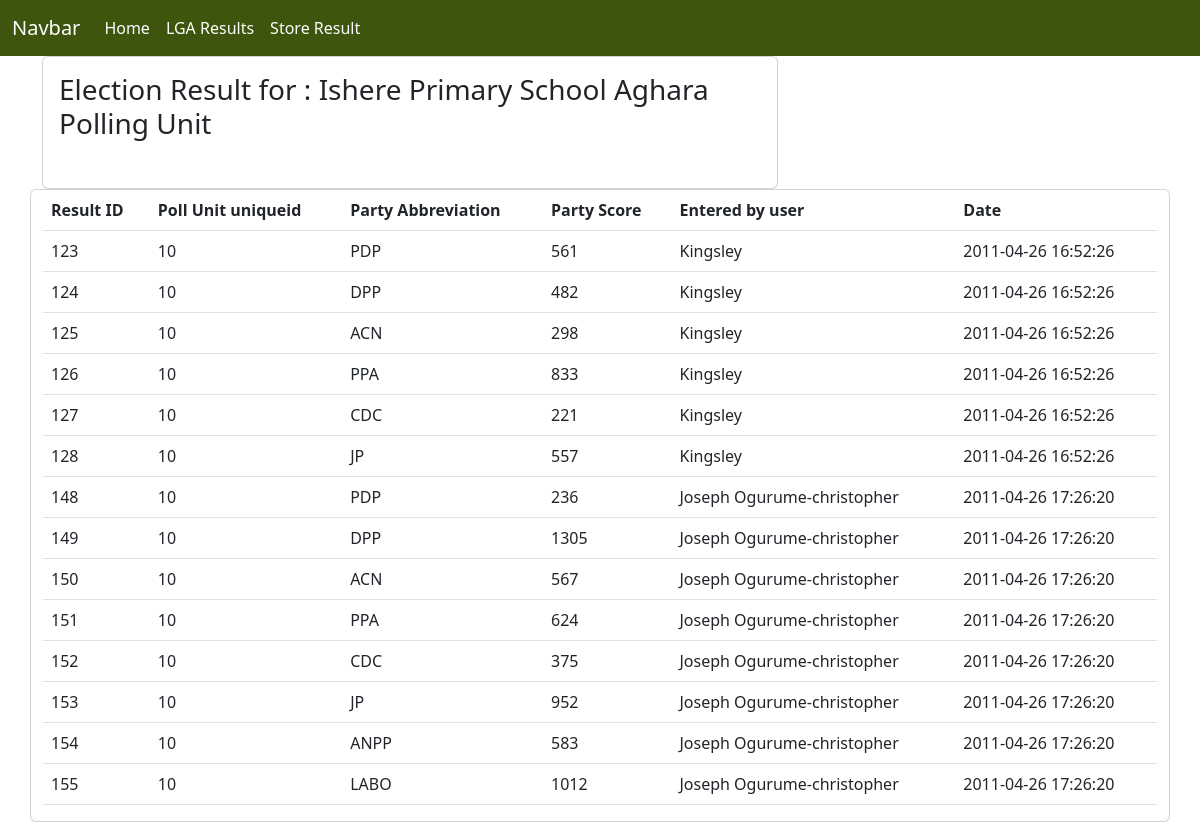
The app's page /results/10 with its own data.
### inecapp/models.py (models this page shows, shortened)
class PollingUnit(models.Model):
    uniqueid = models.AutoField(primary_key=True)
    polling_unit_id = models.IntegerField()
    ward_id = models.IntegerField()
    lga_id = models.IntegerField()
    uniquewardid = models.IntegerField(blank=True, null=True)
    polling_unit_number = models.CharField(max_length=50, blank=True, null=True)
    polling_unit_name = models.CharField(max_length=50, blank=True, null=True)
    polling_unit_description = models.TextField(blank=True, null=True)
    lat = models.CharField(max_length=255, blank=True, null=True)
    long = models.CharField(max_length=255, blank=True, null=True)
    entered_by_user = models.CharField(max_length=50, blank=True, null=True)
    date_entered = models.CharField(max_length=50, blank=True, null=True)
    user_ip_address = models.CharField(max_length=50, blank=True, null=True)
    class Meta:
        managed = False
        db_table = 'polling_unit'

class AnnouncedPuResults(models.Model):
    result_id = models.AutoField(primary_key=True)
    polling_unit_uniqueid = models.CharField(max_length=50)
    party_abbreviation = models.CharField(max_length=4)
    party_score = models.IntegerField()
    entered_by_user = models.CharField(max_length=50)
    date_entered = models.CharField(max_length=50, blank=True, null=True)
    user_ip_address = models.CharField(max_length=50)
    class Meta:
        managed = False
        db_table = 'announced_pu_results'

### inecapp/views.py (the view)
# urls.py: path('results/<uniqueid>', view_result, name='view_result'),
def view_result(request, uniqueid):
    poll_unit = get_object_or_404(PollingUnit, uniqueid=uniqueid)
    result = AnnouncedPuResults.objects.all().filter(polling_unit_uniqueid=uniqueid)
    context = {
        'result':result,
        'poll_unit': poll_unit
    }
    return render(request, 'poll_result.html', context)

### templates/poll_result.html
{% extends "base.html" %}
{% load i18n %}
{% block content %}
<div class="container">
	<div class="row">
		<div class="col-lg-8">
			<div class="card">
			  <div class="card-body">
				  <h3 class="card-title">Election Result for : {{ poll_unit.polling_unit_name }} Polling Unit</h3><br/>
				  </div>
			</div>
		</div><br/><br/>
        <div class="card">
            <table class="table" style="background-color: #fff;">
                <thead>
                  <tr>
                    <th scope="col">Result ID</th>
                    <th scope="col">Poll Unit uniqueid</th>
                    <th scope="col">Party Abbreviation</th>
                    <th scope="col">Party Score</th>
                    <th scope="col">Entered by user</th>
					<th scope="col">Date</th>
                  </tr>
                </thead>
              {% if result %}
                <tbody>
                  {% for obj in result %}
                  <tr>
					<td>{{ obj.result_id }}</td>
                    <td>{{ obj.polling_unit_uniqueid }}</td>
                    <td>{{ obj.party_abbreviation }}</td>
                    <td>{{ obj.party_score }}</td>
                    <td>{{ obj.entered_by_user }}</td>
                    <td>{{ obj.date_entered }}</td>
                  </tr>
                  {% endfor %}
                </tbody>
              {% endif %}
            </table>
    </div>
</div>
{% endblock %}

### records on screen
PollingUnit: polling_unit_name "Ishere Primary School Aghara"
AnnouncedPuResults: result_id "123", polling_unit_uniqueid "10", party_abbreviation "PDP", party_score "561", entered_by_user "Kingsley", date_entered "2011-04-26 16:52:26"
AnnouncedPuResults: result_id "124", polling_unit_uniqueid "10", party_abbreviation "DPP", party_score "482", entered_by_user "Kingsley", date_entered "2011-04-26 16:52:26"
AnnouncedPuResults: result_id "125", polling_unit_uniqueid "10", party_abbreviation "ACN", party_score "298", entered_by_user "Kingsley", date_entered "2011-04-26 16:52:26"
AnnouncedPuResults: result_id "126", polling_unit_uniqueid "10", party_abbreviation "PPA", party_score "833", entered_by_user "Kingsley", date_entered "2011-04-26 16:52:26"
AnnouncedPuResults: result_id "127", polling_unit_uniqueid "10", party_abbreviation "CDC", party_score "221", entered_by_user "Kingsley", date_entered "2011-04-26 16:52:26"
AnnouncedPuResults: result_id "128", polling_unit_uniqueid "10", party_abbreviation "JP", party_score "557", entered_by_user "Kingsley", date_entered "2011-04-26 16:52:26"
AnnouncedPuResults: result_id "148", polling_unit_uniqueid "10", party_abbreviation "PDP", party_score "236", entered_by_user "Joseph Ogurume-christopher", date_entered "2011-04-26 17:26:20"
AnnouncedPuResults: result_id "149", polling_unit_uniqueid "10", party_abbreviation "DPP", party_score "1305", entered_by_user "Joseph Ogurume-christopher", date_entered "2011-04-26 17:26:20"
AnnouncedPuResults: result_id "150", polling_unit_uniqueid "10", party_abbreviation "ACN", party_score "567", entered_by_user "Joseph Ogurume-christopher", date_entered "2011-04-26 17:26:20"
AnnouncedPuResults: result_id "151", polling_unit_uniqueid "10", party_abbreviation "PPA", party_score "624", entered_by_user "Joseph Ogurume-christopher", date_entered "2011-04-26 17:26:20"
AnnouncedPuResults: result_id "152", polling_unit_uniqueid "10", party_abbreviation "CDC", party_score "375", entered_by_user "Joseph Ogurume-christopher", date_entered "2011-04-26 17:26:20"
AnnouncedPuResults: result_id "153", polling_unit_uniqueid "10", party_abbreviation "JP", party_score "952", entered_by_user "Joseph Ogurume-christopher", date_entered "2011-04-26 17:26:20"
AnnouncedPuResults: result_id "154", polling_unit_uniqueid "10", party_abbreviation "ANPP", party_score "583", entered_by_user "Joseph Ogurume-christopher", date_entered "2011-04-26 17:26:20"
AnnouncedPuResults: result_id "155", polling_unit_uniqueid "10", party_abbreviation "LABO", party_score "1012", entered_by_user "Joseph Ogurume-christopher", date_entered "2011-04-26 17:26:20"
